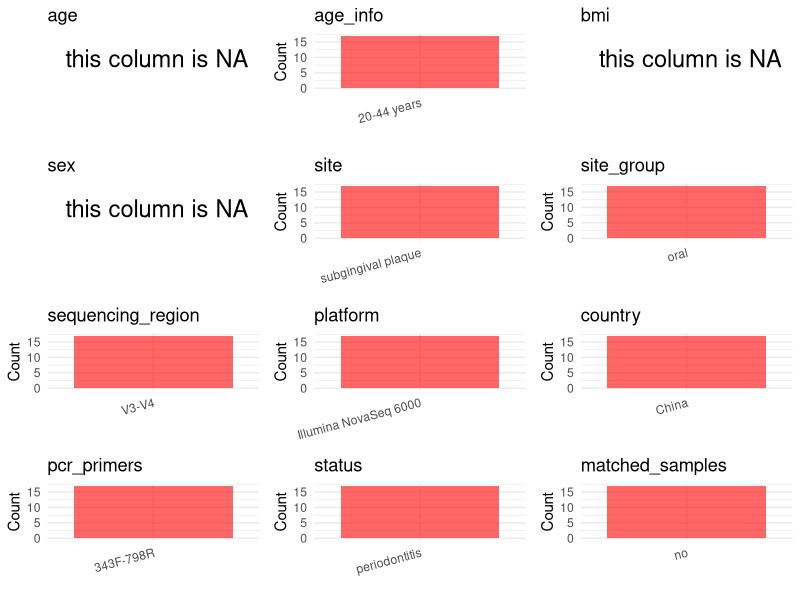

Reproduce this figure in R. (Note: this script raises an error after producing the figure.)
## ---- chunk 1
# Load libraries
library(dplyr)
library(ggplot2)
library(cowplot)

# (1) Setting working directory
# EDIT HERE: change project_id for each study
project_id <- "PRJNA893253"

base_dir <- "/beegfs/huangxiaochang/global_oral/global-oral-microbiome/data/projects/"
setwd(file.path(base_dir, project_id))

# (2) Loading raw SRA metadata file
sra_file <- "SraRunTable.csv"
initial_meta <- read.csv("SraRunTable.csv", header = TRUE)

# (3) OPTIONAL: If extra metadata (e.g., Table.x or supplemental materials) are available from the article, you may need to merge the file with initial_meta manually. Below is example code for merging. Depending on the specific case of each study, you can customize the code as needed.
# supp_table <- read.csv("supplemental_table.csv", header = TRUE)
# initial_meta <- left_join(initial_meta, supp_table, by = merge_col_name)
## ---- chunk 2
# (1) Read the article in the following order: abstract, the beginning of the results section, and the methods. Understand the sample size, experimental design, and disease group overview. Clarify the sampling sites; for oral and gut samples, specify the exact sites like supragingival plaque, tongue, etc.

# (2) IMPORTANT: MUST go through each column of initial_meta
# head(initial_meta, 10)

# IMPORTANT: Check the unique values in the column of interest or query column.
# lapply(initial_meta[c('body_habitat', 'body_product', 'body_site')], table) # site
# table(initial_meta$host_subject_id) # subject id
# table(initial_meta$platform..exp.) # output is Illumina
# table(initial_meta$target_subfragment..exp.)
## ---- chunk 3
# (1) EDIT HERE: Parameter setup
# NOTE: This project has no lab control samples (blanks/positives) or non-human samples. Leave keywords empty to skip filtering.
control_column <- NA   # column name in initial_meta
# unique(initial_meta[[control_column]])  # uncomment to explore
control_keywords <- c()     # Enter exact keywords

species_column <- NA          # column name in initial_meta
# unique(initial_meta[[species_column]])  # uncomment to explore
non_human_keywords <- c()            # Enter exact keywords


# (2) Remove controls and non-human samples. DO NOT need to modify code in this part, just run it.
n_samples <- nrow(initial_meta)
# Control evaluation
if (length(control_keywords) > 0) {
  if (is.null(control_column) || control_column == "") {
    stop("Error: control_keywords provided but control_column is missing.")
  }

  if (!(control_column %in% colnames(initial_meta))) {
    stop(sprintf("Error: Column '%s' not found in initial_meta.", control_column))
  }

  control_pattern <- paste(control_keywords, collapse = "|")
  control_text <- initial_meta[[control_column]]
  is_control <- grepl(control_pattern, control_text)

} else {
  is_control <- rep(FALSE, n_samples)
}

# Non-human evaluation
if (length(non_human_keywords) > 0) {
  if (is.null(species_column) || species_column == "") {
    stop("Error: non_human_keywords provided but species_column is missing.")
  }

  if (!(species_column %in% colnames(initial_meta))) {
    stop(sprintf("Error: Column '%s' not found in initial_meta.", control_column))
  }

  non_human_pattern <- paste(non_human_keywords, collapse = "|")
  species_text <- initial_meta[[species_column]]
  is_non_human <- grepl(non_human_pattern, species_text)
} else {
  is_non_human <- rep(FALSE, n_samples)
}

# Execute removal
samples_to_remove <- is_control | is_non_human
initial_meta <- initial_meta[!samples_to_remove, ]

cat("Initial samples counts:",n_samples,"\n")
cat("Removed control samples:", sum(is_control), "\n")
cat("Removed non-human samples:", sum(is_non_human), "\n")
cat("Total samples removed ", sum(samples_to_remove), "\n")
cat("Remaining samples after Step 2:", nrow(initial_meta), "\n")
## ---- chunk 4
# Extract columns from initial_meta as follows:
# (1) No modification needed → extract directly.
# (2) Modification needed → create a column start with 'raw_' and mark the target column as "pending".
# (3) Need to find or determine based on the article.

metadata <- data.frame(
  bioproject = initial_meta$BioProject,
  sample_id = initial_meta$Run,
  subject_id = initial_meta$Sample.Name,
  age = NA,
  age_info = "20-44 years",
  bmi = NA,
  raw_sex = NA,
  sex = "pending",
  sequencing_region = "V3-V4",
  platform = initial_meta$Instrument,
  country = initial_meta$geo_loc_name_country,
  raw_site = initial_meta$isolation_source,
  site = "pending",
  site_group = "pending",
  public_time = initial_meta$ReleaseDate,
  pcr_primers = NA,
  title = NA,
  disease_study = NA,
  status = "periodontitis",
  matched_samples = "pending",
  is_time_series = "no",
  stringsAsFactors = FALSE
)

metadata$public_time <- as.Date(metadata$public_time)
## ---- chunk 5
# (1) Handle the columns with the `raw_` prefix.
# IMPORTANT: Add comments if the modification is not straightforward!!

# Assign site and sex
metadata$site <- tolower(metadata$raw_site)
metadata$sex <- NA_character_

metadata$pcr_primers <- "343F-798R"
metadata$title <- "Prevotella genus and its related NOD-like receptor signaling pathway in young males with stage III periodontitis"
metadata$disease_study <- "yes"
metadata$status <- "periodontitis"

## ---- chunk 6
# (2) Filling the 'site_group' and 'matched_samples' columns
# editing site_group
unique(metadata$site)
# EDIT HERE: add oral sites
Oral_site = c("saliva", "mouth", "tongue coating", "supragingival plaque", "subgingival plaque", "oral swab", "denture", "tooth", "abscess pus", "adjacent periodontal pocket", "patient healthy crevice", "healthy control crevice", "gingival crevicular fluid", "subgingival plaque")
# EDIT HERE: add gut sites
Gut_site = c("feces", "stool")
# just run
metadata <- metadata %>%
  mutate(site_group = case_when(
    site %in% Oral_site ~ "oral",
    site %in% Gut_site ~ "gut",
    TRUE ~ "other"
  ))

# editing matched_samples, just run.
metadata$matched_samples <- ifelse(
  ave(metadata$subject_id, metadata$subject_id, FUN = length) > 1,
  "yes",
  "no"
)
## ---- chunk 7
# (3) check if there is pending value in metadata. If there is pending value, go on modify the metadata.
# Function to check if a column contains "pending"
has_pending <- function(col) {
  if (is.character(col) || is.factor(col)) {
    any(col == "pending", na.rm = TRUE)
  } else {
    FALSE
  }
}

# Check for any pending value
any_pending_value <- any(sapply(metadata, has_pending))

if (!any_pending_value) {
  message("Good! No cell contains the value 'pending'.")
} else {
  pending_cols <- names(metadata)[sapply(metadata, has_pending)]
  message("Columns containing 'pending': ", paste(pending_cols, collapse = ", "))
  message("Please continue to resolve these pending columns!")
}
## ---- chunk 8
# Select columns for visualization, just run
plot_data <- metadata %>%
  select(-bioproject, -sample_id, -subject_id, -title)

create_simple_plots <- function(data) {
  plots <- list()
  continuous_vars <- c("age", "bmi")

  for (col in colnames(data)) {
    if (all(is.na(data[[col]]))) {
      p <- ggplot() +
        annotate("text", x = 0.5, y = 0.5, label = "this column is NA", size = 6) +
        labs(title = col) +
        theme_void()
    } else if (col %in% continuous_vars && is.numeric(data[[col]])) {
      p <- ggplot(data, aes(x = .data[[col]])) +
        geom_histogram(fill = "blue", alpha = 0.6, bins = 20, na.rm = TRUE) +
        labs(title = col, x = col, y = "Count") +
        theme_minimal()
    } else {
      count_data <- as.data.frame(table(data[[col]], useNA = "ifany"))
      p <- ggplot(count_data, aes(x = reorder(Var1, -Freq), y = Freq)) +
        geom_col(fill = "red", alpha = 0.6) +
        labs(title = col, x = NULL, y = "Count") +
        theme_minimal() +
        theme(axis.text.x = element_text(angle = 15, hjust = 1))
    }
    plots[[col]] <- p
  }

  return(plots)
}

# Generate and arrange plots
plots <- create_simple_plots(plot_data)
p <- plot_grid(plots$age,
               plots$age_info,
               plots$bmi,
               plots$sex,
               plots$site,
               plots$site_group,
               plots$sequencing_region,
               plots$platform,
               plots$country,
               plots$pcr_primers,
               plots$status,
               plots$matched_samples,
               ncol = 3, align = "hv", axis = "lb")
ggsave("Metadata_Summary.png", plot = p, width = 8, height = 6, dpi = 150)
## ---- chunk 9
# Insert Metadata_Summary.png into the current Rmd output
knitr::include_graphics("Metadata_Summary.png")
## ---- chunk 10
# Reorder the data frame
fixed_cols <- c("bioproject", "sample_id", "subject_id", "age", "age_info",
                "bmi", "sex", "platform", "sequencing_region", "pcr_primers",
                "country", "site", "site_group", "disease_study", "status",
                "title", "public_time", "matched_samples", "is_time_series")
metadata <- metadata %>%
  select(all_of(fixed_cols), everything())

# save metadata
# head(metadata)
write.csv(metadata, file = "metadata_v2.csv", quote = TRUE, row.names = FALSE)
